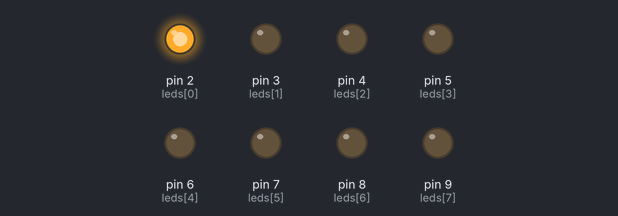
The sketch below on a simulated Arduino Uno, built with avr-gcc and run on an emulated ATmega328P. Shown: output pins drawn as LEDs (lit = HIGH).

Above: at 0.18 s.
At 1.26 s:
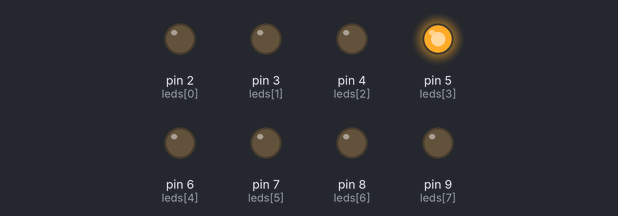
At 1.98 s:
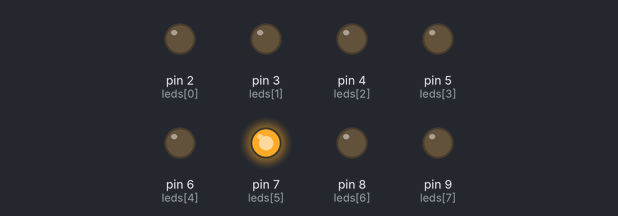
At 2.7 s:
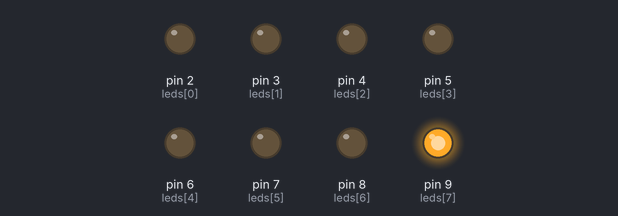
At 4.5 s:
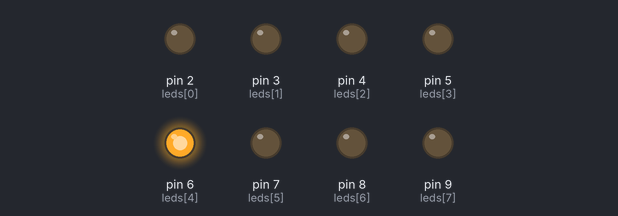
At 6.3 s:
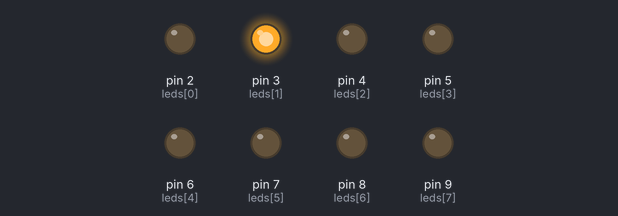
Timing chart, 0 to 6.6 s (numbered marks = the images above):
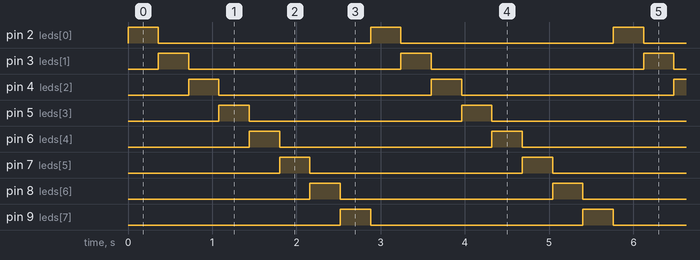

Measured:
- by itself, pin 2 (leds[0]), pin 3 (leds[1]), pin 4 (leds[2]), pin 5 (leds[3]), pin 6 (leds[4]), pin 7 (leds[5]), pin 8 (leds[6]), pin 9 (leds[7]): alternates HIGH for 0.36 s and LOW for 2.5 s
- by itself, everything shown: repeats every 2.9 s, in 9 steps

The sketch:

programa_2.ino
```cpp
const int leds[] = {2, 3, 4, 5, 6, 7, 8, 9};  // Pines conectados a los LEDs
const int numLeds = 8;  // Número de LEDs

void setup() {
    // Configura los pines de los LEDs como salida
    for (int i = 0; i < numLeds; i++) {
        pinMode(leds[i], OUTPUT);
    }
}

void loop() {
    // Prende los LEDs uno por uno de izquierda a derecha
    for (int i = 0; i < numLeds; i++) {
        digitalWrite(leds[i], HIGH);  // Enciende el LED actual
        delay(360);  // Espera 360 ms
        digitalWrite(leds[i], LOW);  // Apaga el LED actual
    }
}
```
